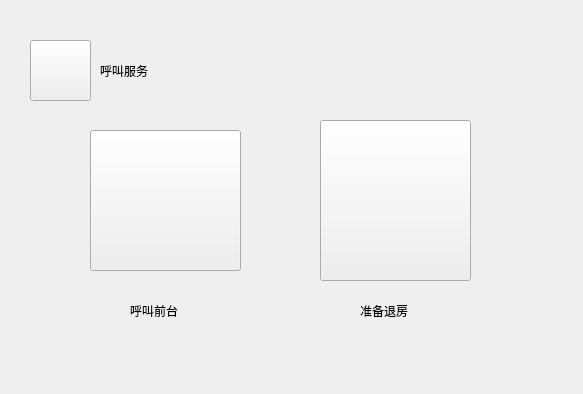
<?xml version="1.0" encoding="UTF-8"?>
<ui version="4.0">
 <class>call</class>
 <widget class="QWidget" name="call">
  <property name="geometry">
   <rect>
    <x>0</x>
    <y>0</y>
    <width>583</width>
    <height>394</height>
   </rect>
  </property>
  <property name="windowTitle">
   <string>Form</string>
  </property>
  <widget class="QPushButton" name="pushButton">
   <property name="geometry">
    <rect>
     <x>90</x>
     <y>130</y>
     <width>151</width>
     <height>141</height>
    </rect>
   </property>
   <property name="styleSheet">
    <string notr="true">border-image: url(:/pic/Call/fuwuyuan.png);</string>
   </property>
   <property name="text">
    <string/>
   </property>
  </widget>
  <widget class="QPushButton" name="pushButton_2">
   <property name="geometry">
    <rect>
     <x>320</x>
     <y>120</y>
     <width>151</width>
     <height>161</height>
    </rect>
   </property>
   <property name="styleSheet">
    <string notr="true">border-image: url(:/pic/-.png);</string>
   </property>
   <property name="text">
    <string/>
   </property>
  </widget>
  <widget class="QLabel" name="label_3">
   <property name="geometry">
    <rect>
     <x>130</x>
     <y>290</y>
     <width>81</width>
     <height>41</height>
    </rect>
   </property>
   <property name="styleSheet">
    <string notr="true">font: 75 15pt &quot;Century Schoolbook L&quot;;
</string>
   </property>
   <property name="text">
    <string>呼叫前台</string>
   </property>
  </widget>
  <widget class="QLabel" name="label_4">
   <property name="geometry">
    <rect>
     <x>360</x>
     <y>290</y>
     <width>81</width>
     <height>41</height>
    </rect>
   </property>
   <property name="styleSheet">
    <string notr="true">font: 75 15pt &quot;Century Schoolbook L&quot;;
</string>
   </property>
   <property name="text">
    <string>准备退房</string>
   </property>
  </widget>
  <widget class="QLabel" name="label_2">
   <property name="geometry">
    <rect>
     <x>100</x>
     <y>50</y>
     <width>151</width>
     <height>41</height>
    </rect>
   </property>
   <property name="styleSheet">
    <string notr="true">font: 75 26pt &quot;Century Schoolbook L&quot;;
</string>
   </property>
   <property name="text">
    <string>呼叫服务</string>
   </property>
  </widget>
  <widget class="QPushButton" name="pushButton_5">
   <property name="geometry">
    <rect>
     <x>30</x>
     <y>40</y>
     <width>61</width>
     <height>61</height>
    </rect>
   </property>
   <property name="styleSheet">
    <string notr="true">border-image: url(:/pic/xiangzuo (1).png);</string>
   </property>
   <property name="text">
    <string/>
   </property>
  </widget>
 </widget>
 <resources/>
 <connections/>
</ui>
